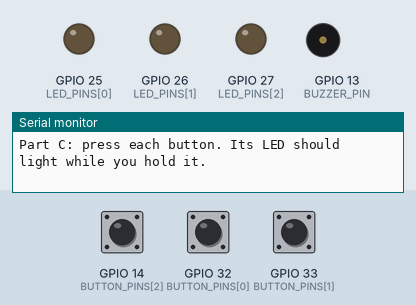
This sketch was run on a simulated ESP32. Parts: output pins drawn as LEDs (lit = HIGH), buzzer (waves = sounding), the last lines printed to the serial monitor. Inputs (shaded band) come from the test bench; at power-on: GPIO 14 (BUTTON_PINS[2]) HIGH, GPIO 32 (BUTTON_PINS[0]) HIGH, GPIO 33 (BUTTON_PINS[1]) HIGH. Pins used as bus, display or sensor lines are not drawn.

Above: at 7.1 s.
7.2 s: GPIO 14 (BUTTON_PINS[2]) pulled LOW for 0.15 s
At 7.27 s:
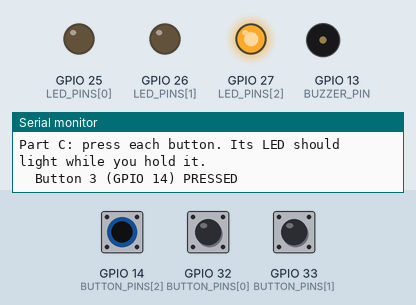
8.8 s: GPIO 32 (BUTTON_PINS[0]) pulled LOW for 0.15 s
At 8.88 s:
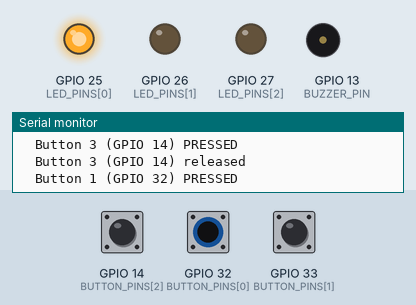
10.4 s: GPIO 33 (BUTTON_PINS[1]) pulled LOW for 0.15 s
At 10.48 s:
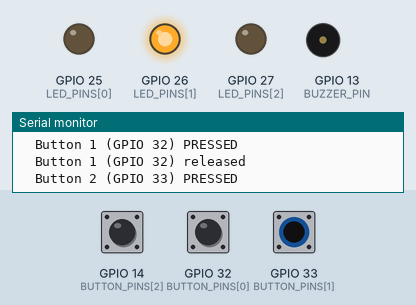
12.0 s: GPIO 33 (BUTTON_PINS[1]) pulled LOW for 3.2 s
At 16.4 s:
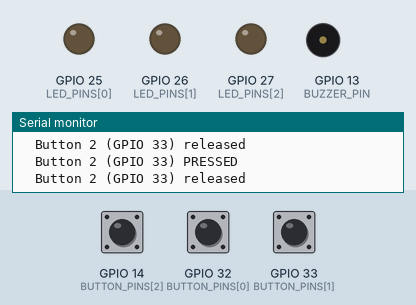
16.7 s: GPIO 14 (BUTTON_PINS[2]) pulled LOW for 3.2 s
At 17.9 s:
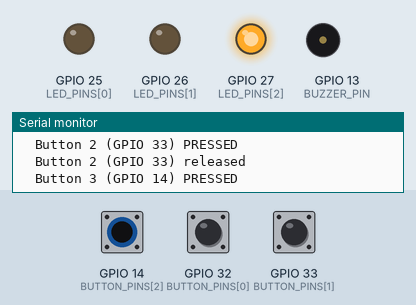
21.4 s: GPIO 14 (BUTTON_PINS[2]) driven LOW and GPIO 32 (BUTTON_PINS[0]) driven LOW
At 22.4 s:
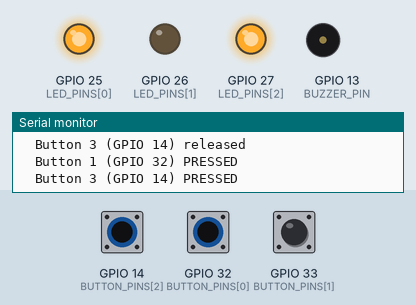
Timing chart, 0 to 23.9 s (numbered marks = the images above; inputs shaded):
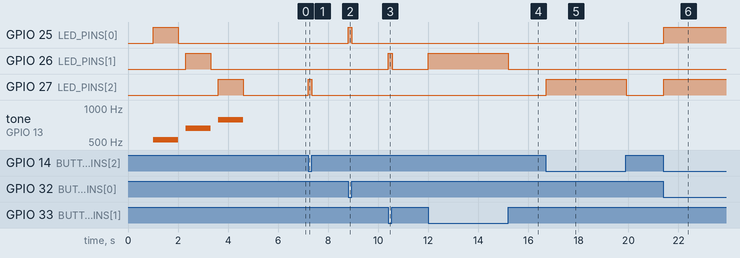

Measured:
- after the input at 7.2 s, GPIO 27 (LED_PINS[2]): LOW → HIGH at once, → LOW 0.15 s later
- after the input at 8.8 s, GPIO 25 (LED_PINS[0]): LOW → HIGH at once, → LOW 0.14 s later
- after the input at 10.4 s, GPIO 26 (LED_PINS[1]): LOW → HIGH at once, → LOW 0.15 s later
- after the input at 12.0 s, GPIO 26 (LED_PINS[1]): LOW → HIGH at once, → LOW 3.2 s later
- after the input at 16.7 s, GPIO 27 (LED_PINS[2]): LOW → HIGH at once, → LOW 3.2 s later
- after the input at 21.4 s, GPIO 25 (LED_PINS[0]), GPIO 27 (LED_PINS[2]): LOW → HIGH at once

The sketch:

SimonTest.ino
```cpp
/*
  STEP 1 - Hardware test for the 3-button Simon Says (ESP32)

  Upload this first. Then open Tools > Serial Monitor, set it to 115200 baud,
  and press the EN (or RST) button on the ESP32 to run the test from the start.

  Wiring this sketch expects:
    LED 1 -> GPIO 25    Button 1 -> GPIO 32
    LED 2 -> GPIO 26    Button 2 -> GPIO 33
    LED 3 -> GPIO 27    Button 3 -> GPIO 14
    Buzzer (+) -> GPIO 13
    Everything else -> GND
*/

const int LED_PINS[3]    = {25, 26, 27};   // LED 1, LED 2, LED 3
const int BUTTON_PINS[3] = {32, 33, 14};   // Button 1, Button 2, Button 3
const int BUZZER_PIN     = 13;
const int NOTES[3]       = {523, 659, 784}; // a different beep for each LED

bool wasPressed[3] = {false, false, false};

void setup() {
  Serial.begin(115200);
  delay(1000);  // give the Serial Monitor a moment to connect

  for (int i = 0; i < 3; i++) {
    pinMode(LED_PINS[i], OUTPUT);
    digitalWrite(LED_PINS[i], LOW);
    pinMode(BUTTON_PINS[i], INPUT_PULLUP);  // button not pressed = HIGH, pressed = LOW
  }
  pinMode(BUZZER_PIN, OUTPUT);
  digitalWrite(BUZZER_PIN, LOW);

  Serial.println();
  Serial.println("=== Hardware test ===");

  // Part A: each LED with a beep
  Serial.println("Part A: each LED lights for 1 second, with a beep.");
  for (int i = 0; i < 3; i++) {
    Serial.printf("  LED %d (GPIO %d) should be ON now\n", i + 1, LED_PINS[i]);
    digitalWrite(LED_PINS[i], HIGH);
    tone(BUZZER_PIN, NOTES[i]);
    delay(1000);
    noTone(BUZZER_PIN);
    digitalWrite(LED_PINS[i], LOW);
    delay(300);
  }

  // Part B: buzzer pin simply switched on (tells active and passive buzzers apart)
  Serial.println("Part B: buzzer pin switched plainly ON for 1 second.");
  pinMode(BUZZER_PIN, OUTPUT);
  digitalWrite(BUZZER_PIN, HIGH);
  delay(1000);
  digitalWrite(BUZZER_PIN, LOW);
  Serial.println("  Beeped in Part A, but only a click (or nothing) in Part B -> PASSIVE buzzer.");
  Serial.println("     Leave  ACTIVE_BUZZER = false  in the game.");
  Serial.println("  Steady beep in Part B -> ACTIVE buzzer.");
  Serial.println("     Change it to  ACTIVE_BUZZER = true  in the game.");

  // Part C: buttons (handled in loop)
  Serial.println("Part C: press each button. Its LED should light while you hold it.");
}

void loop() {
  for (int i = 0; i < 3; i++) {
    bool pressed = (digitalRead(BUTTON_PINS[i]) == LOW);
    digitalWrite(LED_PINS[i], pressed ? HIGH : LOW);
    if (pressed != wasPressed[i]) {
      Serial.printf("  Button %d (GPIO %d) %s\n", i + 1, BUTTON_PINS[i],
                    pressed ? "PRESSED" : "released");
      wasPressed[i] = pressed;
    }
  }
  delay(10);
}
```
